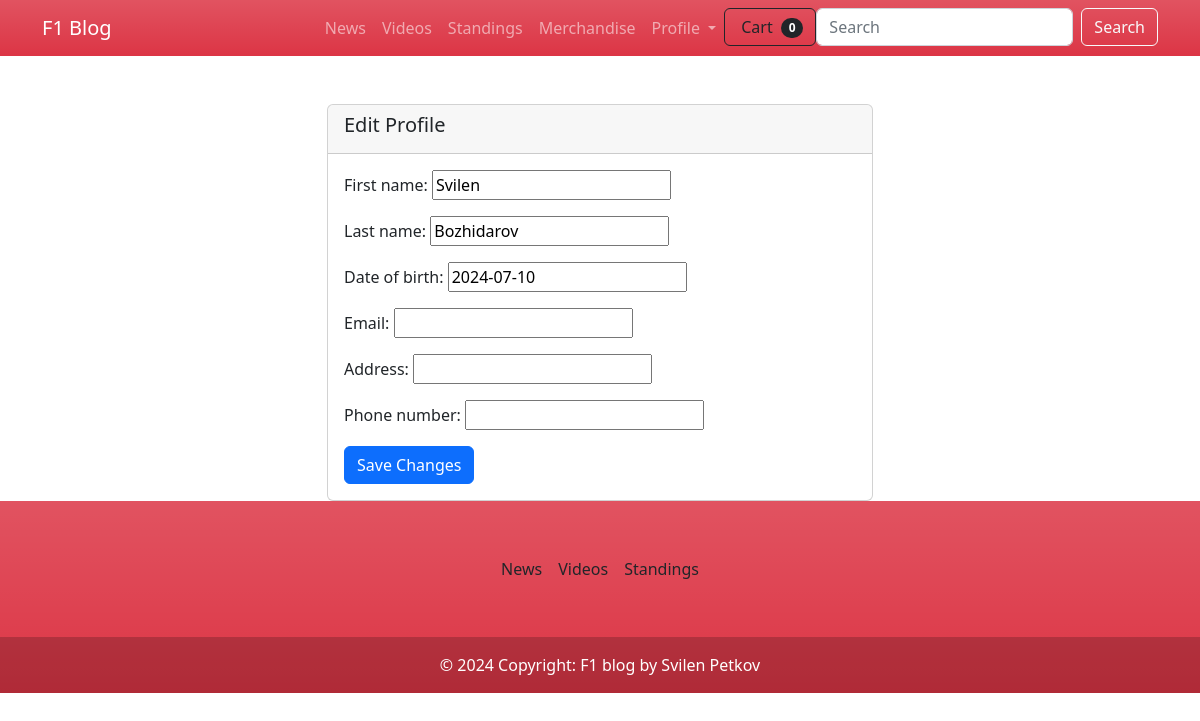
Page /profile/edit/ (signed in) on the committed database.
### f1_blog/web/models.py (models this page shows)
class Profile(models.Model):
    FIRST_NAME_MAX_LENGTH = 30
    LAST_NAME_MAX_LENGTH = 30
    first_name = models.CharField(
                                max_length=FIRST_NAME_MAX_LENGTH,
                                blank=True,
                                null=True
                                  )
    last_name = models.CharField(max_length=LAST_NAME_MAX_LENGTH,
                                 blank=True,
                                 null=True
                                 )
    date_of_birth = models.DateField(blank=True,
                                     null=True
                                     )
    user = models.OneToOneField(UserModel,
                                on_delete=models.CASCADE,
                                primary_key=True
                                )
    email = models.EmailField(
        blank=True,
        null=True
    )
    address = models.CharField(
        max_length=255,
        blank=True,
        null=True
    )
    phone_number = models.CharField(
        max_length=20,
        blank=True,
        null=True
    )

### f1_blog/web/views.py (the view, shortened to what this page needs)
# urls.py: path('profile/edit/', views.EditProfileView.as_view(), name='edit-profile'),
class EditProfileView(LoginRequiredMixin, UpdateView):
    model = Profile
    fields = ['first_name', 'last_name', 'date_of_birth', 'email', 'address', 'phone_number']
    template_name = 'index/edit_profile.html'
    def get_object(self, queryset=None):
        return self.request.user.profile

### f1_blog/news/templatetags/moderator_filter.py (called while the page is built)
@register.filter
def is_moderator_or_admin(user):
    return user.groups.filter(name='moderator').exists() or user.is_staff

### templates/index/edit_profile.html (shortened to what this page needs)
{% extends 'base.html' %}
{% block content %}
<div class="container">
    <div class="row justify-content-center">
        <div class="col-md-6">
            <div class="card mt-5">
                <div class="card-header">
                    <h5 class="card-title">Edit Profile</h5>
                </div>
                <div class="card-body">
                    <form method="post" action="{% url 'edit-profile' %}">
                        {{ form.as_p }}
                        <button type="submit" class="btn btn-primary">Save Changes</button>
                    </form>
                </div>
            </div>
        </div>
    </div>
</div>
{% endblock %}

### rows in the picture
Profile: first_name "Svilen", last_name "Bozhidarov", date_of_birth "2024-07-10"

### other values in the picture
{{ cart|length }} "0"
